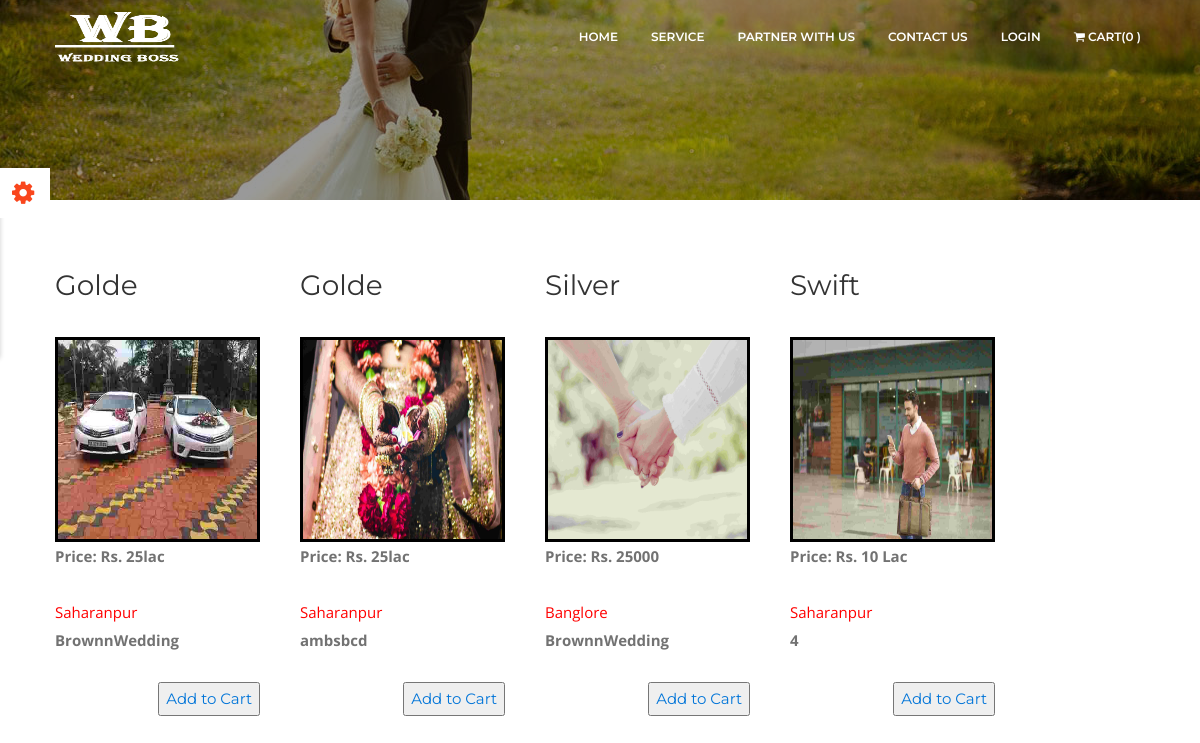
The page /cb.php (signed in) on the database its author committed.
### tables this page shows
CREATE TABLE IF NOT EXISTS `wpackage` (
`pc_id` int(5) NOT NULL,
  `user_id` varchar(30) NOT NULL,
  `profession` varchar(100) NOT NULL,
  `pname` varchar(30) NOT NULL,
  `price` varchar(30) NOT NULL,
  `city` varchar(30) NOT NULL,
  `service` varchar(10000) NOT NULL,
  `img` varchar(500) NOT NULL
);

### functions.php (the view, shortened to what this page needs)
<?php
$db = mysqli_connect("localhost","root","","weddingboss");
function getIp(){
	$ip =$_SERVER['REMOTE_ADDR'];
	return $ip;
}
function total_items(){
	if(isset($_SESSION['id'])){
	if(isset($_GET['add_cart']))
	   {
		$id = $_SESSION['id'];
		global $db;
		$ip = getIp();
		$get_items = "select * from cart where user_id='$id' AND ip_add='$ip'";
		$run_items = mysqli_query($db,$get_items);
		$count_items =mysqli_num_rows($run_items);
	   }
	else
	   {
		$id = $_SESSION['id'];
		global $db;
		$ip = getIp();
		$get_items = "select * from cart where user_id='$id' AND ip_add='$ip'";
		$run_items = mysqli_query($db,$get_items);
		$count_items =mysqli_num_rows($run_items);
		}
	echo $count_items;
     	}
}
function getCars(){
	global $db;
	$sel="SELECT * FROM wpackage where profession='Cars'";
    $run=mysqli_query($db,$sel);
	while ($row=mysqli_fetch_array($run))
			    {
							$p_id = $row['pc_id'];
							$name=$row['pname'];
							$price=$row['price'];
							$city=$row['city'];
							$service=$row['service'];
							$img=$row['img'];
				echo "
				    <div id='single_product'>
				    <h3 style=' text-decoration:none;'>$name</h3></br>
				    <img src='profile/$img' width='205px' height='205px'/></br>
				    <p><b>Price: Rs. $price </b></p><br>
					<p style='float:left; color: red;'>$city</p><br>
					<p><b>$service </b></p><br>
				    <a href='delete.php?del_id=$p_id'><button style='float:right; text-decoration:none color: green;'>Add to Cart</a>
				    </div>
					";
				}
}
?>

### cb.php (shortened to what this page needs)
<?php
include("functions.php");
?>
<!DOCTYPE html>
<html lang="en">
	<head>
		<link rel="stylesheet" href="assets/bootstrap/css/bootstrap.min.css">
		<link rel="stylesheet" href="assets/fonts/font-awesome.min.css">
		<link rel="stylesheet" href="assets/owlcarousel/css/owl.carousel.css">
		<link rel="stylesheet" href="assets/owlcarousel/css/owl.theme.css">
        <link rel="stylesheet" href="assets/css/flexslider.css">
		<link rel="stylesheet" href="assets/css/aos.css">
		<link rel="stylesheet" href="assets/css/style.css">
		<link rel="stylesheet" href="assets/css/switcher/switcher.css">
		<link rel="stylesheet" href="assets/css/switcher/style1.css" id="colors">
    </head>
    <body data-spy="scroll" data-offset="80">
		  <nav class="navbar navbar-toggleable-sm fixed-top navbar-light bg-faded site-navigation">
			<div class="container">
			  <a class="navbar-brand" href="index.php"><img height="50px" width="10px" src="assets/img/logo.png" alt=""></a>
			  <div class="collapse navbar-collapse justify-content-end" id="navbarCollapse">
				<ul class="navbar-nav">
				  <li class="nav-item"><a class="nav-link" href="index.php">Home</a></li>
				  <li class="nav-item"><a class="nav-link" href="services.php">Service</a></li>
				 <li class="nav-item"><a class="nav-link" href="joinus.php">partner with us</a></li>
				  <li class="nav-item"><a class="nav-link" href="contact.php">Contact us</a></li>
				  <li class="nav-item"><a class="nav-link" href="signup.php">Login</a></li>
				   <li class="nav-item"><a  class="nav-link" href="cart.php"> <i class="fa fa-shopping-cart"></i>  cart(<?php total_items();?> )</a></li>
				</ul>
			  </div>
			</div>
		  </nav>
        <section id="home" class="home_parallax" style="background-image: url(assets/img/bg/marriage.jpg);  background-size:cover;  height:200px; background-position: center center;">	</section>
		<section id="blog" class="blog_section">
			<div class="container">
				<?php getCars(); ?>
			</div>
		</section>
		 <div id="style-switcher">
			<h2>Your Awesome Color<a href="#"><i class="fa fa-cog fa-spin"></i></a></h2>
		 </div>
    </body>
</html>

### assets/css/style.css (style rules this page uses)
body { color: #727272; font-family: 'Open Sans', sans-serif; font-size: 15px; font-weight: 400; line-height: 28px; background:#fff; }
html, body { height: 100% }
h1, h2, h3, h4, h5, h6 { letter-spacing: 0px; margin-top: 0px; font-family: "Montserrat",sans-serif; color: #333; font-weight: 400; }
#single_product { float:left; padding:10px; margin-right:20px; }
#single_product img { border: 3px solid black; }
a { font-family: "Montserrat",sans-serif; text-decoration: none; transition: all 0.2s ease 0s; }
p { margin-bottom: 0; }
ul, li { margin: 0; padding: 0; }
.bg-faded { background-color: transparent; transition: all 0.5s ease 0s; }
.navbar-brand img { width: 150px; }
.navbar-light .navbar-nav .nav-link { color: #fff; padding: 7px 14px; margin-left: 5px; font-size: 12px; font-weight: 600; text-transform: uppercase; }
.site-navigation { border-radius: 0px; }
.home_parallax { height: 700px;position:relative; }
.home_parallax:before { position: absolute; width: 100%; height: 100%; background: rgba(0, 0, 0, 0.4) none repeat scroll 0 0; content: ""; left: 0; top: 0; }
.blog_section { padding-top: 60px; }

### assets/css/switcher/switcher.css (style rules this page uses)
#style-switcher { background: #fff none repeat scroll 0 0; border-radius: 0 0 3px; box-shadow: 0 5px 5px 0 rgba(0, 0, 0, 0.2); left: 0; position: fixed; top: 168px; width: 220px; z-index: 9999; }
#style-switcher h2 { color: #333; font-family: montserrat,sans-serif; font-size: 14px; margin-bottom: 0; margin-right: 0; margin-top: 0; padding: 10px 0; text-align: center; text-transform: uppercase; }
#style-switcher h2 a { background: #fff none repeat scroll 0 0; display: block; height: 50px; position: absolute; right: -50px; top: 0; width: 50px; }
#style-switcher h2 a i { color: #f9461d; font-size: 26px; left: 12px; position: absolute; top: 12px; }

### assets/css/switcher/style1.css (style rules this page uses)
#style-switcher h2 a { background: #fff none repeat scroll 0 0 }
#style-switcher h2 a i { color: #f9461d; }

### rows shown on the page
wpackage: pname "Golde", img (picture), price "25lac", city "Saharanpur", service "BrownnWedding"
wpackage: pname "Golde", img (picture), price "25lac", city "Saharanpur", service "ambsbcd"
wpackage: pname "Silver", img (picture), price "25000", city "Banglore", service "BrownnWedding"
wpackage: pname "Swift", img (picture), price "10 Lac", city "Saharanpur", service "4"

### other values the page prints
$count_items "0"
